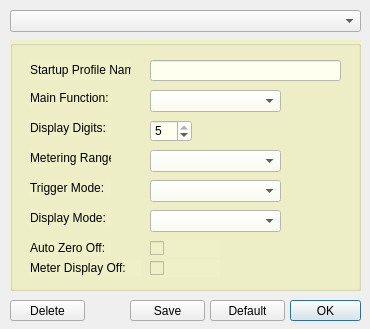
<?xml version="1.0" encoding="UTF-8"?>
<ui version="4.0">
 <class>HPRDmmSprof</class>
 <widget class="QDialog" name="HPRDmmSprof">
  <property name="geometry">
   <rect>
    <x>0</x>
    <y>0</y>
    <width>370</width>
    <height>329</height>
   </rect>
  </property>
  <property name="windowTitle">
   <string>Dialog</string>
  </property>
  <widget class="QDialogButtonBox" name="buttonBox">
   <property name="geometry">
    <rect>
     <x>290</x>
     <y>300</y>
     <width>71</width>
     <height>21</height>
    </rect>
   </property>
   <property name="orientation">
    <enum>Qt::Horizontal</enum>
   </property>
   <property name="standardButtons">
    <set>QDialogButtonBox::Ok</set>
   </property>
  </widget>
  <widget class="QGroupBox" name="grpFnDef">
   <property name="geometry">
    <rect>
     <x>10</x>
     <y>40</y>
     <width>351</width>
     <height>251</height>
    </rect>
   </property>
   <property name="styleSheet">
    <string notr="true">background-color: rgb(240, 240, 200);</string>
   </property>
   <property name="title">
    <string/>
   </property>
   <widget class="QLabel" name="labSpName">
    <property name="geometry">
     <rect>
      <x>20</x>
      <y>20</y>
      <width>101</width>
      <height>20</height>
     </rect>
    </property>
    <property name="text">
     <string>Startup Profile Name:</string>
    </property>
   </widget>
   <widget class="QLineEdit" name="txtProfName">
    <property name="geometry">
     <rect>
      <x>140</x>
      <y>20</y>
      <width>191</width>
      <height>21</height>
     </rect>
    </property>
    <property name="styleSheet">
     <string notr="true">background-color: rgb(255, 255, 240);</string>
    </property>
   </widget>
   <widget class="QComboBox" name="cmbFuncs">
    <property name="geometry">
     <rect>
      <x>140</x>
      <y>50</y>
      <width>131</width>
      <height>22</height>
     </rect>
    </property>
    <property name="styleSheet">
     <string notr="true">background-color: rgb(255, 255, 240);</string>
    </property>
   </widget>
   <widget class="QLabel" name="label">
    <property name="geometry">
     <rect>
      <x>20</x>
      <y>50</y>
      <width>81</width>
      <height>16</height>
     </rect>
    </property>
    <property name="text">
     <string>Main Function:</string>
    </property>
   </widget>
   <widget class="QComboBox" name="cmbRange">
    <property name="geometry">
     <rect>
      <x>140</x>
      <y>110</y>
      <width>131</width>
      <height>22</height>
     </rect>
    </property>
    <property name="styleSheet">
     <string notr="true">background-color: rgb(255, 255, 240);</string>
    </property>
   </widget>
   <widget class="QLabel" name="labRange">
    <property name="geometry">
     <rect>
      <x>20</x>
      <y>110</y>
      <width>81</width>
      <height>16</height>
     </rect>
    </property>
    <property name="text">
     <string>Metering Range:</string>
    </property>
   </widget>
   <widget class="QLabel" name="labTrig">
    <property name="geometry">
     <rect>
      <x>20</x>
      <y>140</y>
      <width>81</width>
      <height>16</height>
     </rect>
    </property>
    <property name="text">
     <string>Trigger Mode:</string>
    </property>
   </widget>
   <widget class="QComboBox" name="cmbTrigOpts">
    <property name="geometry">
     <rect>
      <x>140</x>
      <y>140</y>
      <width>131</width>
      <height>22</height>
     </rect>
    </property>
    <property name="styleSheet">
     <string notr="true">background-color: rgb(255, 255, 240);</string>
    </property>
   </widget>
   <widget class="QCheckBox" name="chkAzero">
    <property name="geometry">
     <rect>
      <x>140</x>
      <y>200</y>
      <width>70</width>
      <height>17</height>
     </rect>
    </property>
    <property name="styleSheet">
     <string notr="true"/>
    </property>
    <property name="text">
     <string/>
    </property>
    <property name="checked">
     <bool>false</bool>
    </property>
   </widget>
   <widget class="QLabel" name="labAzero">
    <property name="geometry">
     <rect>
      <x>20</x>
      <y>200</y>
      <width>81</width>
      <height>16</height>
     </rect>
    </property>
    <property name="text">
     <string>Auto Zero Off:</string>
    </property>
   </widget>
   <widget class="QCheckBox" name="chkDisp">
    <property name="geometry">
     <rect>
      <x>140</x>
      <y>220</y>
      <width>70</width>
      <height>17</height>
     </rect>
    </property>
    <property name="text">
     <string/>
    </property>
    <property name="checked">
     <bool>false</bool>
    </property>
   </widget>
   <widget class="QLabel" name="labCdisp">
    <property name="geometry">
     <rect>
      <x>20</x>
      <y>220</y>
      <width>111</width>
      <height>16</height>
     </rect>
    </property>
    <property name="text">
     <string>Meter Display Off:</string>
    </property>
   </widget>
   <widget class="QComboBox" name="cmbDisplayMode">
    <property name="geometry">
     <rect>
      <x>140</x>
      <y>170</y>
      <width>131</width>
      <height>22</height>
     </rect>
    </property>
    <property name="styleSheet">
     <string notr="true">background-color: rgb(255, 255, 240);</string>
    </property>
   </widget>
   <widget class="QLabel" name="labMdisp">
    <property name="geometry">
     <rect>
      <x>20</x>
      <y>170</y>
      <width>81</width>
      <height>16</height>
     </rect>
    </property>
    <property name="text">
     <string>Display Mode:</string>
    </property>
   </widget>
   <widget class="QSpinBox" name="spnDigits">
    <property name="geometry">
     <rect>
      <x>140</x>
      <y>80</y>
      <width>42</width>
      <height>22</height>
     </rect>
    </property>
    <property name="styleSheet">
     <string notr="true">background-color: rgb(255, 255, 240);</string>
    </property>
    <property name="minimum">
     <number>3</number>
    </property>
    <property name="maximum">
     <number>5</number>
    </property>
    <property name="value">
     <number>5</number>
    </property>
   </widget>
   <widget class="QLabel" name="labDigits">
    <property name="geometry">
     <rect>
      <x>20</x>
      <y>80</y>
      <width>81</width>
      <height>16</height>
     </rect>
    </property>
    <property name="text">
     <string>Display Digits:</string>
    </property>
   </widget>
  </widget>
  <widget class="QComboBox" name="cmbProfSelect">
   <property name="geometry">
    <rect>
     <x>10</x>
     <y>10</y>
     <width>351</width>
     <height>22</height>
    </rect>
   </property>
  </widget>
  <widget class="QPushButton" name="btnDefault">
   <property name="geometry">
    <rect>
     <x>210</x>
     <y>300</y>
     <width>75</width>
     <height>21</height>
    </rect>
   </property>
   <property name="text">
    <string>Default</string>
   </property>
  </widget>
  <widget class="QPushButton" name="btnSave">
   <property name="geometry">
    <rect>
     <x>130</x>
     <y>300</y>
     <width>75</width>
     <height>21</height>
    </rect>
   </property>
   <property name="text">
    <string>Save</string>
   </property>
  </widget>
  <widget class="QPushButton" name="btnDel">
   <property name="geometry">
    <rect>
     <x>10</x>
     <y>300</y>
     <width>75</width>
     <height>21</height>
    </rect>
   </property>
   <property name="text">
    <string>Delete</string>
   </property>
  </widget>
 </widget>
 <resources/>
 <connections>
  <connection>
   <sender>buttonBox</sender>
   <signal>accepted()</signal>
   <receiver>HPRDmmSprof</receiver>
   <slot>accept()</slot>
   <hints>
    <hint type="sourcelabel">
     <x>248</x>
     <y>254</y>
    </hint>
    <hint type="destinationlabel">
     <x>157</x>
     <y>274</y>
    </hint>
   </hints>
  </connection>
  <connection>
   <sender>buttonBox</sender>
   <signal>rejected()</signal>
   <receiver>HPRDmmSprof</receiver>
   <slot>reject()</slot>
   <hints>
    <hint type="sourcelabel">
     <x>316</x>
     <y>260</y>
    </hint>
    <hint type="destinationlabel">
     <x>286</x>
     <y>274</y>
    </hint>
   </hints>
  </connection>
 </connections>
</ui>
